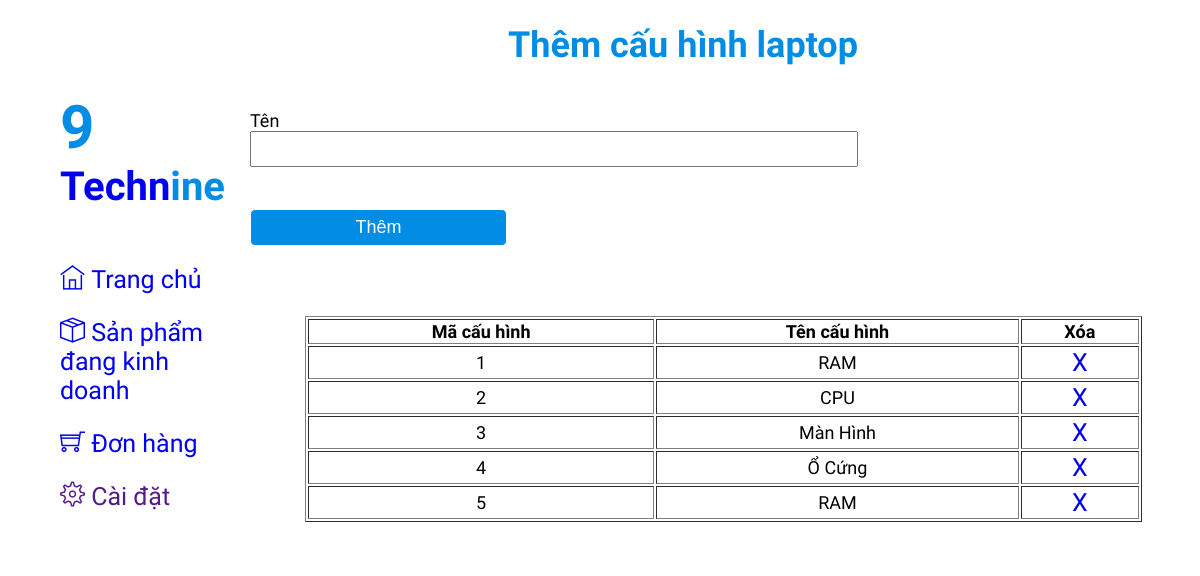
The app's page /admin/products/form_insert_config.php with its own data.
### tables this page shows
CREATE TABLE `cau_hinh` (
  `ma` int(10) NOT NULL,
  `ten` varchar(100) NOT NULL
);

### admin/products/form_insert_config.php (the view, shortened to what this page needs)
<?php include '../head.php'; ?>
<link rel="stylesheet" href="./style_form_insert.css">
<link rel="stylesheet" href="../style.css">
<link rel="stylesheet" href="../fonts-icon/themify-icons/themify-icons.css">
<body>
<?php
include '../menu.php';
require '../connect.php';
$sql_config = "select * from cau_hinh";
$ket_qua_cau_hinh = mysqli_query($connect, $sql_config);
?>
<div>
    <h1> Thêm cấu hình laptop </h1>
    <form class="form" method="post" action="./process/insert_config.php">
        Tên
        <input type="text" name="ten_cau_hinh" id="ten_cau_hinh">
        <br>
        <br>
        <button type="submit" onclick="return validate()">Thêm</button>
    </form>
</div>
<div style="width:75%; height:100%; float:right; padding: 50px 50px 1px 1px; border: 1px hidden; display: block; box-sizing: border-box; text-align: center;">
    <table border="1" width="100%">
    <tr>
        <th>Mã cấu hình</th>
        <th>Tên cấu hình</th>
        <th>Xóa</th>
    </tr>
    <?php foreach ($ket_qua_cau_hinh as $cau_hinh){?>
    <tr>
        <td><?php echo $cau_hinh['ma']; ?></td>
        <td><?php echo $cau_hinh['ten']; ?></td>
        <td>
            <a href="./process/delete_config.php?ma=<?php echo $cau_hinh['ma']; ?>">
                X
            </a>
        </td>
    </tr>
    <?php } ?>
</table>
</div>
</body>
</html>

### admin/style.css (style rules this page uses)
:root { --xanh-duong: #018DE3; --xanh-ngoc: #B5D3EE; --xam: #A1A8BD; --tim-than: #112085; --nau: #884F3D; --xanh-dam: #2A71B2; }
body { font-family: 'Readex Pro', sans-serif; }
#div_trai ul, a { list-style-type: none; text-decoration: none; font-size: 25px; }

### admin/products/style_form_insert.css (style rules this page uses)
body { background: white; font-size: 18px; }
h1 { padding-left: 500px; color: #018DE3; }
.form { max-width: 700px; margin: 0 auto; padding: 20px 0; }
input { display: block; width: 600px; height: 30px; }
.btn,button { color: white; background-color: #018DE3; border: 1px solid white; padding: 7px 10px; border-radius: 5px; width: 257px; box-sizing: border-box; font-size: 18px; cursor: pointer; }

### records on screen
cau_hinh: ma "1", ten "RAM"
cau_hinh: ma "2", ten "CPU"
cau_hinh: ma "3", ten "Màn Hình"
cau_hinh: ma "4", ten "Ổ Cứng"
cau_hinh: ma "5", ten "RAM"
